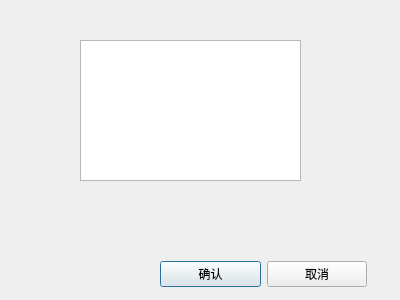
<?xml version="1.0" encoding="UTF-8"?>
<ui version="4.0">
 <class>Dialog</class>
 <widget class="QDialog" name="Dialog">
  <property name="geometry">
   <rect>
    <x>0</x>
    <y>0</y>
    <width>400</width>
    <height>300</height>
   </rect>
  </property>
  <property name="windowTitle">
   <string>添加备注</string>
  </property>
  <widget class="QWidget" name="horizontalLayoutWidget">
   <property name="geometry">
    <rect>
     <x>160</x>
     <y>249</y>
     <width>207</width>
     <height>51</height>
    </rect>
   </property>
   <layout class="QHBoxLayout" name="horizontalLayout">
    <item>
     <widget class="QPushButton" name="pushButton_yes">
      <property name="text">
       <string>确认</string>
      </property>
     </widget>
    </item>
    <item>
     <widget class="QPushButton" name="pushButton_no">
      <property name="text">
       <string>取消</string>
      </property>
     </widget>
    </item>
   </layout>
  </widget>
  <widget class="QTextEdit" name="textEdit">
   <property name="geometry">
    <rect>
     <x>80</x>
     <y>40</y>
     <width>221</width>
     <height>141</height>
    </rect>
   </property>
  </widget>
 </widget>
 <resources/>
 <connections/>
</ui>
